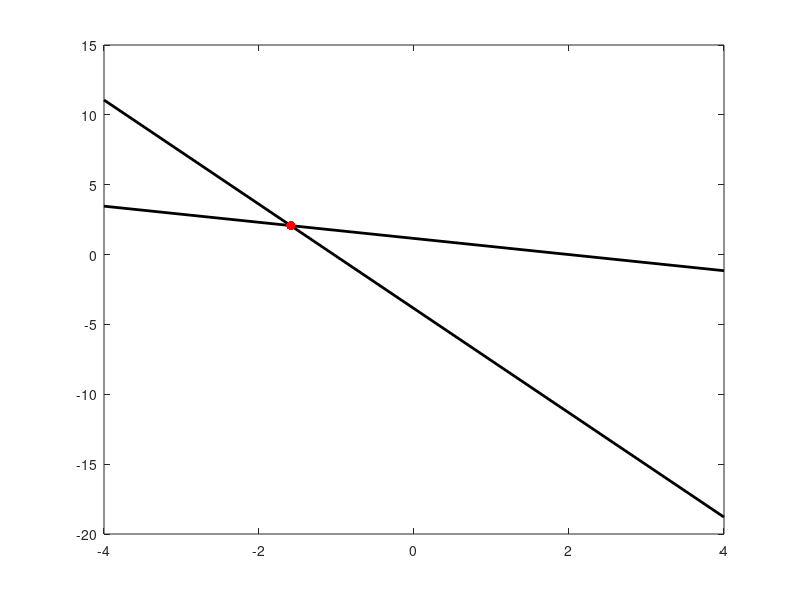

Write MATLAB code to recreate this figure.
close; clear; clc; % Clearing everything

% Defining the first line
phi_1 = deg2rad(60);
d_1 = 1;

x_min_1 = -4;
x_max_1 = 4;

y_min_1 = (d_1-x_min_1*cos(phi_1))/sin(phi_1);
y_max_1 = (d_1-x_max_1*cos(phi_1))/sin(phi_1);

%homo_coord_1 = [cos(phi_1); sin(phi_1); -d_1] % Retruns the vector with the homogenous coordinates

% Plotting the first line
plot([x_min_1 x_max_1], [y_min_1 y_max_1], 'k', 'linewidth', 2);
hold on;

% Defining the second line
phi_2 = deg2rad(15);
d_2 = -1;

x_min_2 = -4;
x_max_2 = 4;

y_min_2 = (d_2-x_min_2*cos(phi_2))/sin(phi_2);
y_max_2 = (d_2-x_max_2*cos(phi_2))/sin(phi_2);

%homo_coord_2 = [cos(phi_2); sin(phi_2); -d_2] % Retruns the vector with the homogenous coordinates

% Plotting the second line
plot([x_min_2 x_max_2], [y_min_2 y_max_2], 'k', 'linewidth', 2);

% Calculating and plotting the intersection
y_int = (d_2*cos(phi_1)-d_1*cos(phi_2))/(sin(phi_2)*cos(phi_1)-sin(phi_1)*cos(phi_2));
x_int = (d_1-y_int*sin(phi_1))/cos(phi_1);
plot(x_int, y_int, 'r.', 'markersize', 20);
